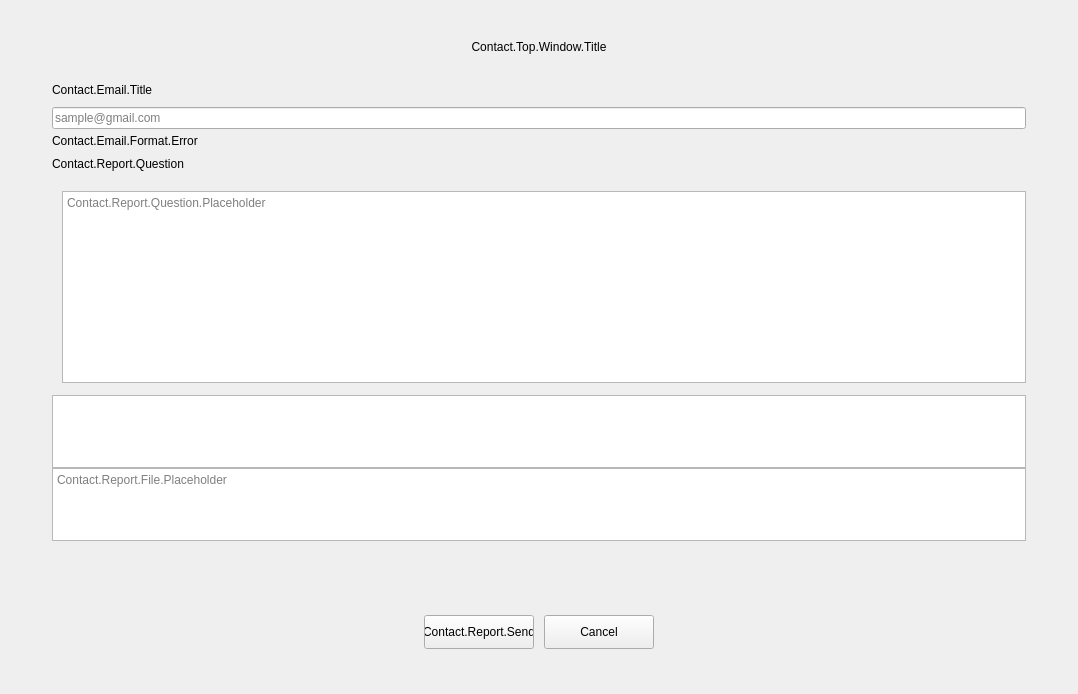
<?xml version="1.0" encoding="UTF-8"?>
<ui version="4.0">
 <class>PLSContactView</class>
 <widget class="QWidget" name="PLSContactView">
  <property name="geometry">
   <rect>
    <x>0</x>
    <y>0</y>
    <width>1078</width>
    <height>694</height>
   </rect>
  </property>
  <property name="windowTitle">
   <string>PLSContactView</string>
  </property>
  <property name="styleSheet">
   <string notr="true"/>
  </property>
  <layout class="QVBoxLayout" name="verticalLayout">
   <property name="spacing">
    <number>0</number>
   </property>
   <property name="leftMargin">
    <number>52</number>
   </property>
   <property name="topMargin">
    <number>40</number>
   </property>
   <property name="rightMargin">
    <number>52</number>
   </property>
   <property name="bottomMargin">
    <number>45</number>
   </property>
   <item>
    <widget class="QLabel" name="titleLabel">
     <property name="text">
      <string>Contact.Top.Window.Title</string>
     </property>
     <property name="alignment">
      <set>Qt::AlignCenter</set>
     </property>
    </widget>
   </item>
   <item>
    <spacer name="verticalSpacer_6">
     <property name="orientation">
      <enum>Qt::Vertical</enum>
     </property>
     <property name="sizeType">
      <enum>QSizePolicy::Fixed</enum>
     </property>
     <property name="sizeHint" stdset="0">
      <size>
       <width>20</width>
       <height>23</height>
      </size>
     </property>
    </spacer>
   </item>
   <item>
    <layout class="QHBoxLayout" name="horizontalLayout_2">
     <property name="spacing">
      <number>0</number>
     </property>
     <item>
      <widget class="QLabel" name="emailLabel">
       <property name="text">
        <string>Contact.Email.Title</string>
       </property>
       <property name="alignment">
        <set>Qt::AlignBottom|Qt::AlignLeading|Qt::AlignLeft</set>
       </property>
      </widget>
     </item>
     <item>
      <spacer name="horizontalSpacer_3">
       <property name="orientation">
        <enum>Qt::Horizontal</enum>
       </property>
       <property name="sizeHint" stdset="0">
        <size>
         <width>40</width>
         <height>20</height>
        </size>
       </property>
      </spacer>
     </item>
     <item>
      <widget class="QLabel" name="identificationLabel">
       <property name="text">
        <string/>
       </property>
       <property name="alignment">
        <set>Qt::AlignBottom|Qt::AlignRight|Qt::AlignTrailing</set>
       </property>
      </widget>
     </item>
    </layout>
   </item>
   <item>
    <spacer name="verticalSpacer_5">
     <property name="orientation">
      <enum>Qt::Vertical</enum>
     </property>
     <property name="sizeType">
      <enum>QSizePolicy::Fixed</enum>
     </property>
     <property name="sizeHint" stdset="0">
      <size>
       <width>20</width>
       <height>10</height>
      </size>
     </property>
    </spacer>
   </item>
   <item>
    <widget class="PLSLineEdit" name="emailLineEdit">
     <property name="placeholderText">
      <string>sample@gmail.com</string>
     </property>
    </widget>
   </item>
   <item>
    <spacer name="verticalSpacer_7">
     <property name="orientation">
      <enum>Qt::Vertical</enum>
     </property>
     <property name="sizeType">
      <enum>QSizePolicy::Fixed</enum>
     </property>
     <property name="sizeHint" stdset="0">
      <size>
       <width>20</width>
       <height>5</height>
      </size>
     </property>
    </spacer>
   </item>
   <item>
    <layout class="QHBoxLayout" name="horizontalLayout_5">
     <item>
      <widget class="QLabel" name="emailTipLabel">
       <property name="text">
        <string>Contact.Email.Format.Error</string>
       </property>
      </widget>
     </item>
    </layout>
   </item>
   <item>
    <spacer name="verticalSpacer_8">
     <property name="orientation">
      <enum>Qt::Vertical</enum>
     </property>
     <property name="sizeType">
      <enum>QSizePolicy::Fixed</enum>
     </property>
     <property name="sizeHint" stdset="0">
      <size>
       <width>20</width>
       <height>5</height>
      </size>
     </property>
    </spacer>
   </item>
   <item>
    <layout class="QHBoxLayout" name="horizontalLayout_4">
     <property name="spacing">
      <number>0</number>
     </property>
     <item>
      <widget class="QLabel" name="inquiryLabel">
       <property name="text">
        <string>Contact.Report.Question</string>
       </property>
       <property name="alignment">
        <set>Qt::AlignLeading|Qt::AlignLeft|Qt::AlignVCenter</set>
       </property>
      </widget>
     </item>
     <item>
      <spacer name="horizontalSpacer_5">
       <property name="orientation">
        <enum>Qt::Horizontal</enum>
       </property>
       <property name="sizeType">
        <enum>QSizePolicy::Fixed</enum>
       </property>
       <property name="sizeHint" stdset="0">
        <size>
         <width>8</width>
         <height>20</height>
        </size>
       </property>
      </spacer>
     </item>
     <item>
      <widget class="PLSFileButton" name="fileButton">
       <property name="sizePolicy">
        <sizepolicy hsizetype="Preferred" vsizetype="Fixed">
         <horstretch>0</horstretch>
         <verstretch>0</verstretch>
        </sizepolicy>
       </property>
       <property name="minimumSize">
        <size>
         <width>40</width>
         <height>16</height>
        </size>
       </property>
       <property name="styleSheet">
        <string notr="true"/>
       </property>
       <property name="flat">
        <bool>true</bool>
       </property>
      </widget>
     </item>
     <item>
      <spacer name="horizontalSpacer">
       <property name="orientation">
        <enum>Qt::Horizontal</enum>
       </property>
       <property name="sizeHint" stdset="0">
        <size>
         <width>40</width>
         <height>20</height>
        </size>
       </property>
      </spacer>
     </item>
    </layout>
   </item>
   <item>
    <spacer name="verticalSpacer_9">
     <property name="orientation">
      <enum>Qt::Vertical</enum>
     </property>
     <property name="sizeType">
      <enum>QSizePolicy::Fixed</enum>
     </property>
     <property name="sizeHint" stdset="0">
      <size>
       <width>20</width>
       <height>8</height>
      </size>
     </property>
    </spacer>
   </item>
   <item>
    <widget class="QWidget" name="textBackWidget" native="true">
     <layout class="QHBoxLayout" name="horizontalLayout_12">
      <property name="spacing">
       <number>0</number>
      </property>
      <property name="leftMargin">
       <number>10</number>
      </property>
      <property name="topMargin">
       <number>8</number>
      </property>
      <property name="rightMargin">
       <number>0</number>
      </property>
      <property name="bottomMargin">
       <number>8</number>
      </property>
      <item>
       <widget class="PLSTextEdit" name="textEdit">
        <property name="acceptRichText">
         <bool>false</bool>
        </property>
        <property name="placeholderText">
         <string>Contact.Report.Question.Placeholder</string>
        </property>
       </widget>
      </item>
     </layout>
    </widget>
   </item>
   <item>
    <spacer name="verticalSpacer">
     <property name="orientation">
      <enum>Qt::Vertical</enum>
     </property>
     <property name="sizeType">
      <enum>QSizePolicy::Fixed</enum>
     </property>
     <property name="sizeHint" stdset="0">
      <size>
       <width>20</width>
       <height>4</height>
      </size>
     </property>
    </spacer>
   </item>
   <item>
    <widget class="QListWidget" name="tagListWidget">
     <property name="sizePolicy">
      <sizepolicy hsizetype="Expanding" vsizetype="Fixed">
       <horstretch>0</horstretch>
       <verstretch>0</verstretch>
      </sizepolicy>
     </property>
     <property name="minimumSize">
      <size>
       <width>0</width>
       <height>73</height>
      </size>
     </property>
     <property name="maximumSize">
      <size>
       <width>16777215</width>
       <height>73</height>
      </size>
     </property>
     <property name="verticalScrollBarPolicy">
      <enum>Qt::ScrollBarAsNeeded</enum>
     </property>
     <property name="horizontalScrollBarPolicy">
      <enum>Qt::ScrollBarAlwaysOff</enum>
     </property>
     <property name="verticalScrollMode">
      <enum>QAbstractItemView::ScrollPerPixel</enum>
     </property>
     <property name="movement">
      <enum>QListView::Free</enum>
     </property>
     <property name="spacing">
      <number>0</number>
     </property>
     <property name="viewMode">
      <enum>QListView::IconMode</enum>
     </property>
     <property name="wordWrap">
      <bool>false</bool>
     </property>
    </widget>
   </item>
   <item>
    <spacer name="verticalSpacer_2">
     <property name="orientation">
      <enum>Qt::Vertical</enum>
     </property>
     <property name="sizeType">
      <enum>QSizePolicy::Fixed</enum>
     </property>
     <property name="sizeHint" stdset="0">
      <size>
       <width>20</width>
       <height>0</height>
      </size>
     </property>
    </spacer>
   </item>
   <item>
    <widget class="PLSTextEdit" name="tagTextEdit">
     <property name="sizePolicy">
      <sizepolicy hsizetype="Expanding" vsizetype="Fixed">
       <horstretch>0</horstretch>
       <verstretch>0</verstretch>
      </sizepolicy>
     </property>
     <property name="minimumSize">
      <size>
       <width>0</width>
       <height>73</height>
      </size>
     </property>
     <property name="maximumSize">
      <size>
       <width>16777215</width>
       <height>73</height>
      </size>
     </property>
     <property name="readOnly">
      <bool>true</bool>
     </property>
     <property name="html">
      <string>&lt;!DOCTYPE HTML PUBLIC &quot;-//W3C//DTD HTML 4.0//EN&quot; &quot;http://www.w3.org/TR/REC-html40/strict.dtd&quot;&gt;
&lt;html&gt;&lt;head&gt;&lt;meta name=&quot;qrichtext&quot; content=&quot;1&quot; /&gt;&lt;meta charset=&quot;utf-8&quot; /&gt;&lt;style type=&quot;text/css&quot;&gt;
p, li { white-space: pre-wrap; }
hr { height: 1px; border-width: 0; }
li.unchecked::marker { content: &quot;\2610&quot;; }
li.checked::marker { content: &quot;\2612&quot;; }
&lt;/style&gt;&lt;/head&gt;&lt;body style=&quot; font-family:'.AppleSystemUIFont'; font-size:13pt; font-weight:400; font-style:normal;&quot;&gt;
&lt;p style=&quot;-qt-paragraph-type:empty; margin-top:0px; margin-bottom:0px; margin-left:0px; margin-right:0px; -qt-block-indent:0; text-indent:0px; font-family:'SimSun'; font-size:9pt;&quot;&gt;&lt;br /&gt;&lt;/p&gt;&lt;/body&gt;&lt;/html&gt;</string>
     </property>
     <property name="placeholderText">
      <string>Contact.Report.File.Placeholder</string>
     </property>
    </widget>
   </item>
   <item>
    <spacer name="verticalSpacer_3">
     <property name="orientation">
      <enum>Qt::Vertical</enum>
     </property>
     <property name="sizeType">
      <enum>QSizePolicy::Fixed</enum>
     </property>
     <property name="sizeHint" stdset="0">
      <size>
       <width>20</width>
       <height>5</height>
      </size>
     </property>
    </spacer>
   </item>
   <item>
    <widget class="QLabel" name="inquryTipLabel">
     <property name="text">
      <string/>
     </property>
    </widget>
   </item>
   <item>
    <spacer name="verticalSpacer_10">
     <property name="orientation">
      <enum>Qt::Vertical</enum>
     </property>
     <property name="sizeHint" stdset="0">
      <size>
       <width>0</width>
       <height>0</height>
      </size>
     </property>
    </spacer>
   </item>
   <item>
    <layout class="QHBoxLayout" name="horizontalLayout">
     <property name="spacing">
      <number>10</number>
     </property>
     <item>
      <spacer name="horizontalSpacer_6">
       <property name="orientation">
        <enum>Qt::Horizontal</enum>
       </property>
       <property name="sizeHint" stdset="0">
        <size>
         <width>40</width>
         <height>20</height>
        </size>
       </property>
      </spacer>
     </item>
     <item>
      <widget class="QPushButton" name="sendButton">
       <property name="sizePolicy">
        <sizepolicy hsizetype="Fixed" vsizetype="Fixed">
         <horstretch>0</horstretch>
         <verstretch>0</verstretch>
        </sizepolicy>
       </property>
       <property name="minimumSize">
        <size>
         <width>110</width>
         <height>34</height>
        </size>
       </property>
       <property name="maximumSize">
        <size>
         <width>110</width>
         <height>34</height>
        </size>
       </property>
       <property name="text">
        <string>Contact.Report.Send</string>
       </property>
      </widget>
     </item>
     <item>
      <widget class="QPushButton" name="cancelButton">
       <property name="sizePolicy">
        <sizepolicy hsizetype="Fixed" vsizetype="Fixed">
         <horstretch>0</horstretch>
         <verstretch>0</verstretch>
        </sizepolicy>
       </property>
       <property name="minimumSize">
        <size>
         <width>110</width>
         <height>34</height>
        </size>
       </property>
       <property name="maximumSize">
        <size>
         <width>110</width>
         <height>34</height>
        </size>
       </property>
       <property name="text">
        <string>Cancel</string>
       </property>
      </widget>
     </item>
     <item>
      <spacer name="horizontalSpacer_8">
       <property name="orientation">
        <enum>Qt::Horizontal</enum>
       </property>
       <property name="sizeHint" stdset="0">
        <size>
         <width>40</width>
         <height>20</height>
        </size>
       </property>
      </spacer>
     </item>
    </layout>
   </item>
  </layout>
 </widget>
 <customwidgets>
  <customwidget>
   <class>PLSFileButton</class>
   <extends>QPushButton</extends>
   <header>PLSFileButton.hpp</header>
  </customwidget>
  <customwidget>
   <class>PLSLineEdit</class>
   <extends>QLineEdit</extends>
   <header location="global">PLSEdit.h</header>
  </customwidget>
  <customwidget>
   <class>PLSTextEdit</class>
   <extends>QTextEdit</extends>
   <header location="global">PLSEdit.h</header>
  </customwidget>
 </customwidgets>
 <resources/>
 <connections/>
</ui>
